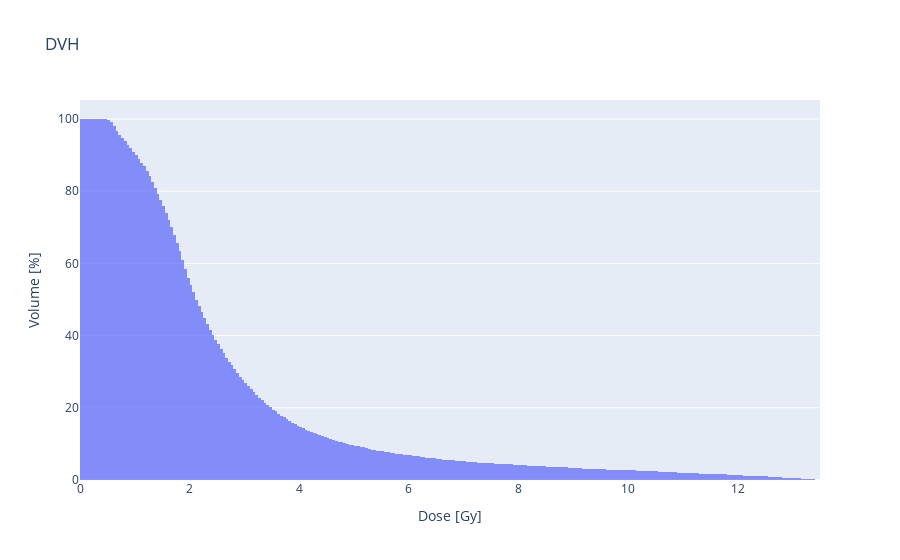

Here is the notebook cell this chart was saved with:
### Code cell
import Dosepy.rtdose as rt

# Load the files
dose_map = rt.load_dose("/media/luis/TOMO/Dosepy/Hombro20en1/RD_3D_arc1y2.dcm")
structures = rt.load_structures("/media/luis/TOMO/Dosepy/Hombro20en1/RS/RS.dcm")

# Get the physical coordinates of the structure "PTV_High"
ptv_coordinates = rt.get_structure_coordinates("PTV_High", structures)

# Get dose values in the structure
dose_in_ptv = rt.get_dose_in_structure(
    dose_distribution = dose_map,
    coordinates = ptv_coordinates,
)

# Show the Dose Volume Histogram (DVH)
rt.plot_dvh(dose_in_ptv)

### Figure 1 — Plotly figure (JSON) as saved in the notebook; plotly's stock layout.template omitted (floating-point values rounded to 4 significant figures; data arrays with more than 128 entries replaced by an {"elided": "..."} marker saying what was removed)
{"data": [{"cumulative": {"direction": "decreasing", "enabled": true}, "histnorm": "percent", "opacity": 0.75, "type": "histogram", "x": {"elided": "6259 float values"}, "xbins": {"end": 13.46, "size": 0.05, "start": 0}}], "layout": {"title": {"text": "DVH"}, "xaxis": {"title": {"text": "Dose [Gy]"}}, "yaxis": {"title": {"text": "Volume [%]"}}}}
